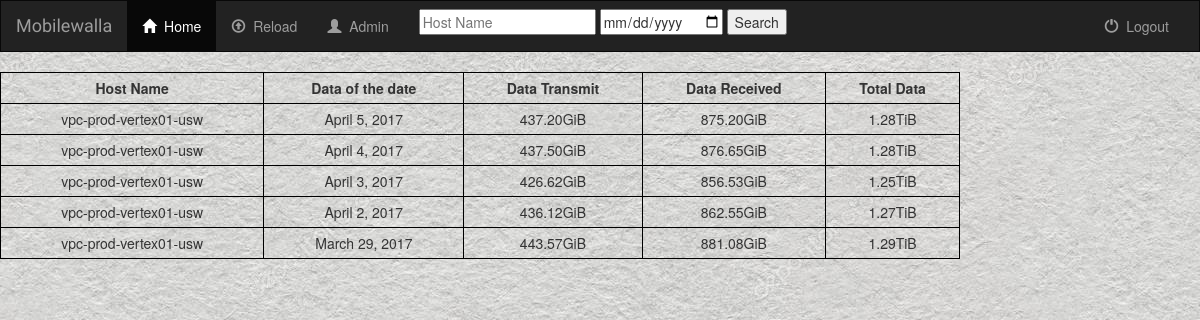
The app's page /myapp/host_details?hostname=vpc-prod-vertex01-usw with its own data.
### myapp/models.py (models this page shows, shortened)
class Dreamreal(models.Model):
     id = models.IntegerField(primary_key=True,  null=False)
     host = models.CharField(max_length=50, null=False)
     date = models.DateField()
     din = models.CharField(max_length=50, null=False)
     dout = models.CharField(max_length=50, null=False)
     dtot = models.CharField(max_length=50, null=False)
     class Meta:
         db_table = "dreamreal"

### myapp/views.py (the view)
def host_details(request):
    hostname = request.GET.get('hostname')
    all_host = Dreamreal.objects.filter(host=hostname).order_by('-date')
    return render(request, 'myapp/results.html', {'all_host': all_host, 'hostname': hostname})

### myapp/templates/myapp/results.html (shortened to what this page needs)
{% extends 'myapp/base.html' %}
{% block body %}
    <head>
    </head>
    <body>
        <table style="width:80%">
            <tr>
                <th>Host Name</th>
                <th>Data of the date</th>
                <th>Data Transmit</th>
                <th>Data Received</th>
                <th>Total Data</th>
            </tr>
    {% for data in all_host%}
     	<tr>
		<td>{{data.host}}</td>
                <td>{{data.date}}</td>
                <td>{{data.din}}</td>
                <td>{{data.dout}}</td>
                <td>{{data.dtot}}</td>
        </tr>
    {% endfor%}
        </table>
        <br>
        <br>
    </body>
    </html>
{% endblock %}

### myapp/templates/myapp/base.html (shortened to what this page needs)
<!DOCTYPE html>
<html lang="en">
<head>
    {% load staticfiles %}
    <link rel="stylesheet" href="https://maxcdn.bootstrapcdn.com/bootstrap/3.3.7/css/bootstrap.min.css" />
    <link rel="stylesheet" type="text/css" href="{% static 'myapp/style.css' %}" />
</head>
<body>
    <nav class="navbar navbar-inverse">
    <div class="container-fluid">
        <div class="navbar-header">
            <a class="navbar-brand" href="/myapp/">Mobilewalla</a>
        </div>
        <div class="collapse navbar-collapse" id="topNavBar">
            <ul class="nav navbar-nav">
                <li class="active">
                    <a href="/myapp/">
                        <span class="glyphicon glyphicon-home" aria-hidden="TRUE"></span>&nbsp; Home
                    </a>
                </li>
                <li class="">
                    <a href="/myapp/reload/">
                        <span class="glyphicon glyphicon-upload" aria-hidden="TRUE"></span>&nbsp; Reload
                    </a>
                </li>
                <li class="">
                    <a href="/admin/">
                        <span class="glyphicon glyphicon-user" aria-hidden="TRUE"></span>&nbsp; Admin
                    </a>
                </li>
            </ul>
            <form class="navbar-form navbar-left" role="Search" name="form" action="/myapp/search/" method = "GET" >{% csrf_token %}
              <div class="form-group">
                    <input type="text" name="h" placeholder="Host Name" value='{{request.GET.h}}'>
                    <input type="date" name="d" placeholder="yyyy-mm-dd" value='{{request.GET.d}}'>
                    <input type="submit" value="Search">
              </div>
            </form>
            <ul class="nav navbar-nav navbar-right">
                <li class="">
                    <a href="/admin/logout/">
                        <span class="glyphicon glyphicon-off" aria-hidden="TRUE"></span>&nbsp; Logout
                    </a>
                </li>
            </ul>
        </div>
    </div>
</nav>
{% block body %}
{% endblock %}
</body>
</html>

### myapp/static/myapp/style.css (style rules this page uses)
body { background: white url("images/background.jpg"); }
.navbar { border-radius: 0; }
.navbar-brand { font-family: 'Satisfy', cursive; }

### myapp/templates/myapp/results.html (style rules this page uses)
table, th, td { border: 1px solid black; border-collapse: collapse; padding: 5px; text-align: center; }

### records on screen
Dreamreal: host "vpc-prod-vertex01-usw", date "April 5, 2017", din "437.20GiB", dout "875.20GiB", dtot "1.28TiB"
Dreamreal: host "vpc-prod-vertex01-usw", date "April 4, 2017", din "437.50GiB", dout "876.65GiB", dtot "1.28TiB"
Dreamreal: host "vpc-prod-vertex01-usw", date "April 3, 2017", din "426.62GiB", dout "856.53GiB", dtot "1.25TiB"
Dreamreal: host "vpc-prod-vertex01-usw", date "April 2, 2017", din "436.12GiB", dout "862.55GiB", dtot "1.27TiB"
Dreamreal: host "vpc-prod-vertex01-usw", date "March 29, 2017", din "443.57GiB", dout "881.08GiB", dtot "1.29TiB"
